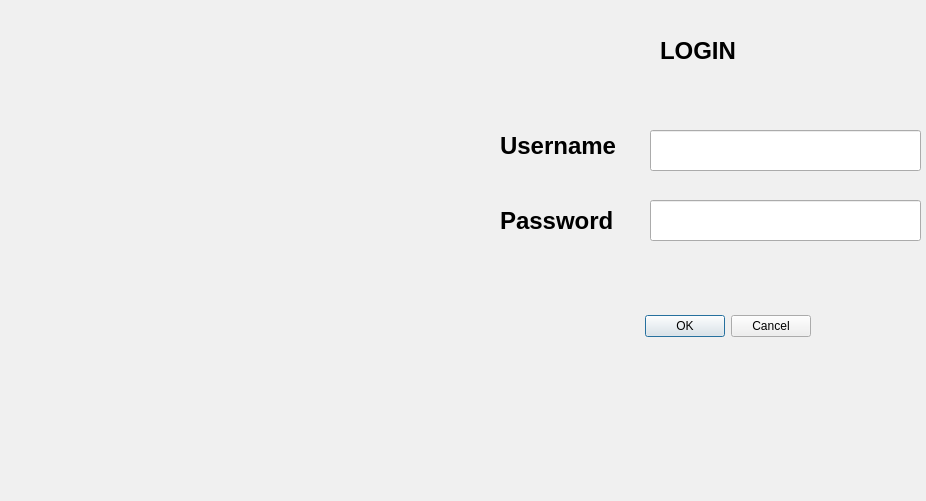
<?xml version="1.0" encoding="UTF-8"?>
<ui version="4.0">
 <class>login</class>
 <widget class="QDialog" name="login">
  <property name="geometry">
   <rect>
    <x>0</x>
    <y>0</y>
    <width>926</width>
    <height>501</height>
   </rect>
  </property>
  <property name="palette">
   <palette>
    <active>
     <colorrole role="Window">
      <brush brushstyle="SolidPattern">
       <color alpha="255">
        <red>0</red>
        <green>170</green>
        <blue>255</blue>
       </color>
      </brush>
     </colorrole>
    </active>
    <inactive>
     <colorrole role="Window">
      <brush brushstyle="SolidPattern">
       <color alpha="255">
        <red>240</red>
        <green>240</green>
        <blue>240</blue>
       </color>
      </brush>
     </colorrole>
    </inactive>
    <disabled>
     <colorrole role="Window">
      <brush brushstyle="SolidPattern">
       <color alpha="255">
        <red>240</red>
        <green>240</green>
        <blue>240</blue>
       </color>
      </brush>
     </colorrole>
    </disabled>
   </palette>
  </property>
  <property name="windowTitle">
   <string>LOGIN</string>
  </property>
  <property name="autoFillBackground">
   <bool>true</bool>
  </property>
  <widget class="QDialogButtonBox" name="buttonBox">
   <property name="geometry">
    <rect>
     <x>470</x>
     <y>310</y>
     <width>341</width>
     <height>32</height>
    </rect>
   </property>
   <property name="orientation">
    <enum>Qt::Horizontal</enum>
   </property>
   <property name="standardButtons">
    <set>QDialogButtonBox::Cancel|QDialogButtonBox::Ok</set>
   </property>
  </widget>
  <widget class="QLabel" name="label">
   <property name="geometry">
    <rect>
     <x>660</x>
     <y>20</y>
     <width>161</width>
     <height>61</height>
    </rect>
   </property>
   <property name="font">
    <font>
     <pointsize>18</pointsize>
     <bold>true</bold>
    </font>
   </property>
   <property name="text">
    <string>LOGIN</string>
   </property>
  </widget>
  <widget class="QLabel" name="label_2">
   <property name="geometry">
    <rect>
     <x>500</x>
     <y>120</y>
     <width>161</width>
     <height>51</height>
    </rect>
   </property>
   <property name="font">
    <font>
     <pointsize>18</pointsize>
     <bold>true</bold>
    </font>
   </property>
   <property name="text">
    <string>Username</string>
   </property>
  </widget>
  <widget class="QLabel" name="label_3">
   <property name="geometry">
    <rect>
     <x>500</x>
     <y>200</y>
     <width>131</width>
     <height>41</height>
    </rect>
   </property>
   <property name="font">
    <font>
     <pointsize>18</pointsize>
     <bold>true</bold>
    </font>
   </property>
   <property name="text">
    <string>Password</string>
   </property>
  </widget>
  <widget class="QLineEdit" name="lineEdit">
   <property name="geometry">
    <rect>
     <x>650</x>
     <y>130</y>
     <width>271</width>
     <height>41</height>
    </rect>
   </property>
   <property name="font">
    <font>
     <pointsize>18</pointsize>
     <bold>true</bold>
    </font>
   </property>
  </widget>
  <widget class="QLineEdit" name="lineEdit_2">
   <property name="geometry">
    <rect>
     <x>650</x>
     <y>200</y>
     <width>271</width>
     <height>41</height>
    </rect>
   </property>
   <property name="font">
    <font>
     <pointsize>18</pointsize>
     <bold>true</bold>
    </font>
   </property>
  </widget>
  <widget class="QLabel" name="label_4">
   <property name="geometry">
    <rect>
     <x>0</x>
     <y>20</y>
     <width>491</width>
     <height>471</height>
    </rect>
   </property>
   <property name="palette">
    <palette>
     <active>
      <colorrole role="Window">
       <brush brushstyle="SolidPattern">
        <color alpha="255">
         <red>51</red>
         <green>187</green>
         <blue>255</blue>
        </color>
       </brush>
      </colorrole>
     </active>
     <inactive>
      <colorrole role="Window">
       <brush brushstyle="SolidPattern">
        <color alpha="255">
         <red>240</red>
         <green>240</green>
         <blue>240</blue>
        </color>
       </brush>
      </colorrole>
     </inactive>
     <disabled>
      <colorrole role="Window">
       <brush brushstyle="SolidPattern">
        <color alpha="255">
         <red>51</red>
         <green>187</green>
         <blue>255</blue>
        </color>
       </brush>
      </colorrole>
     </disabled>
    </palette>
   </property>
   <property name="autoFillBackground">
    <bool>false</bool>
   </property>
   <property name="text">
    <string/>
   </property>
  </widget>
 </widget>
 <resources/>
 <connections>
  <connection>
   <sender>buttonBox</sender>
   <signal>accepted()</signal>
   <receiver>login</receiver>
   <slot>accept()</slot>
   <hints>
    <hint type="sourcelabel">
     <x>248</x>
     <y>254</y>
    </hint>
    <hint type="destinationlabel">
     <x>157</x>
     <y>274</y>
    </hint>
   </hints>
  </connection>
  <connection>
   <sender>buttonBox</sender>
   <signal>rejected()</signal>
   <receiver>login</receiver>
   <slot>reject()</slot>
   <hints>
    <hint type="sourcelabel">
     <x>316</x>
     <y>260</y>
    </hint>
    <hint type="destinationlabel">
     <x>286</x>
     <y>274</y>
    </hint>
   </hints>
  </connection>
 </connections>
</ui>
